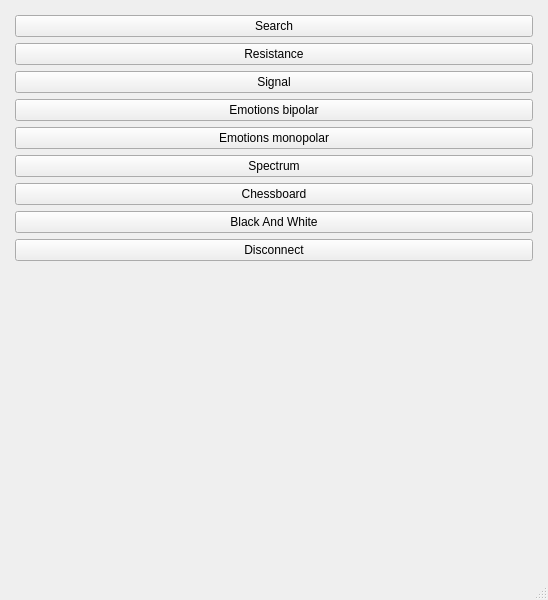
<?xml version="1.0" encoding="UTF-8"?>
<ui version="4.0">
 <class>Menu</class>
 <widget class="QMainWindow" name="Menu">
  <property name="geometry">
   <rect>
    <x>0</x>
    <y>0</y>
    <width>548</width>
    <height>600</height>
   </rect>
  </property>
  <property name="windowTitle">
   <string>Main</string>
  </property>
  <widget class="QWidget" name="centralwidget">
   <layout class="QVBoxLayout" name="verticalLayout">
    <property name="leftMargin">
     <number>15</number>
    </property>
    <property name="topMargin">
     <number>15</number>
    </property>
    <property name="rightMargin">
     <number>15</number>
    </property>
    <property name="bottomMargin">
     <number>15</number>
    </property>
    <item>
     <widget class="QPushButton" name="toSearchButton">
      <property name="text">
       <string>Search</string>
      </property>
      <property name="autoDefault">
       <bool>false</bool>
      </property>
      <property name="default">
       <bool>false</bool>
      </property>
      <property name="flat">
       <bool>false</bool>
      </property>
     </widget>
    </item>
    <item>
     <widget class="QPushButton" name="toResistButton">
      <property name="text">
       <string>Resistance</string>
      </property>
     </widget>
    </item>
    <item>
     <widget class="QPushButton" name="toSignalButton">
      <property name="text">
       <string>Signal</string>
      </property>
     </widget>
    </item>
    <item>
     <widget class="QPushButton" name="toEmBipolarButton">
      <property name="text">
       <string>Emotions bipolar</string>
      </property>
     </widget>
    </item>
    <item>
     <widget class="QPushButton" name="toEmMonopolarButton">
      <property name="text">
       <string>Emotions monopolar</string>
      </property>
     </widget>
    </item>
    <item>
     <widget class="QPushButton" name="toSpectrumButton">
      <property name="text">
       <string>Spectrum</string>
      </property>
     </widget>
    </item>
    <item>
     <widget class="QPushButton" name="toChessboardButton">
      <property name="text">
       <string>Chessboard</string>
      </property>
     </widget>
    </item>
     <item>
     <widget class="QPushButton" name="toBlackWhiteButton">
      <property name="text">
       <string>Black And White</string>
      </property>
     </widget>
    </item>
    <item>
     <widget class="QPushButton" name="disconnectButton">
      <property name="text">
       <string>Disconnect</string>
      </property>
     </widget>
    </item>
    <item>
     <spacer name="verticalSpacer">
      <property name="orientation">
       <enum>Qt::Vertical</enum>
      </property>
      <property name="sizeHint" stdset="0">
       <size>
        <width>20</width>
        <height>366</height>
       </size>
      </property>
     </spacer>
    </item>
   </layout>
  </widget>
  <widget class="QStatusBar" name="statusbar"/>
 </widget>
 <resources/>
 <connections/>
</ui>
